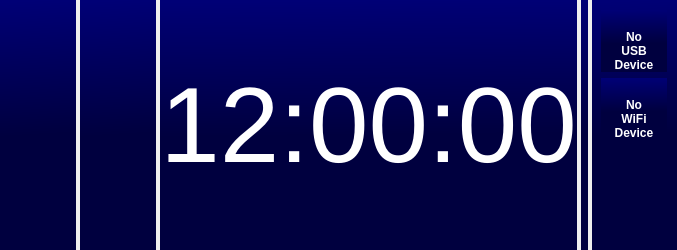
     <widget class="QWidget" name="oldmenuWidget" native="true">
      <property name="sizePolicy">
       <sizepolicy hsizetype="Expanding" vsizetype="Expanding">
        <horstretch>0</horstretch>
        <verstretch>0</verstretch>
       </sizepolicy>
      </property>
      <layout class="QHBoxLayout" name="horizontalLayout_2">
       <property name="spacing">
        <number>4</number>
       </property>
       <property name="leftMargin">
        <number>0</number>
       </property>
       <property name="topMargin">
        <number>0</number>
       </property>
       <property name="rightMargin">
        <number>0</number>
       </property>
       <property name="bottomMargin">
        <number>0</number>
       </property>
       <item>
        <layout class="QVBoxLayout" name="verticalLayout_8">
         <item>
          <layout class="QHBoxLayout" name="horizontalLayout_4">
           <item>
            <widget class="QWidget" name="buttonWidget" native="true">
             <property name="sizePolicy">
              <sizepolicy hsizetype="Fixed" vsizetype="Expanding">
               <horstretch>0</horstretch>
               <verstretch>0</verstretch>
              </sizepolicy>
             </property>
             <property name="styleSheet">
              <string notr="true">background: qlineargradient(spread:pad, x1:0.506, y1:1, x2:0.488682, y2:0, stop:0.460227 rgba(0, 0, 63, 255), stop:1 rgba(0, 0, 118, 255));</string>
             </property>
             <layout class="QVBoxLayout" name="verticalLayout_7">
              <property name="leftMargin">
               <number>10</number>
              </property>
              <property name="topMargin">
               <number>10</number>
              </property>
              <property name="rightMargin">
               <number>0</number>
              </property>
              <property name="bottomMargin">
               <number>10</number>
              </property>
              <item>
               <widget class="QPushButton" name="pushButtonSettings2">
                <property name="sizePolicy">
                 <sizepolicy hsizetype="Fixed" vsizetype="Expanding">
                  <horstretch>0</horstretch>
                  <verstretch>0</verstretch>
                 </sizepolicy>
                </property>
                <property name="minimumSize">
                 <size>
                  <width>66</width>
                  <height>0</height>
                 </size>
                </property>
                <property name="maximumSize">
                 <size>
                  <width>66</width>
                  <height>16777215</height>
                 </size>
                </property>
                <property name="styleSheet">
                 <string notr="true">background-color: transparent;
border-radius: 4px;
outline: none;</string>
                </property>
                <property name="text">
                 <string/>
                </property>
                <property name="icon">
                 <iconset>
                  <normalon>:/settings-hot.png</normalon>
                 </iconset>
                </property>
                <property name="iconSize">
                 <size>
                  <width>50</width>
                  <height>50</height>
                 </size>
                </property>
               </widget>
              </item>
              <item>
               <widget class="QPushButton" name="pushButtonLock2">
                <property name="sizePolicy">
                 <sizepolicy hsizetype="Fixed" vsizetype="Expanding">
                  <horstretch>0</horstretch>
                  <verstretch>0</verstretch>
                 </sizepolicy>
                </property>
                <property name="minimumSize">
                 <size>
                  <width>66</width>
                  <height>0</height>
                 </size>
                </property>
                <property name="maximumSize">
                 <size>
                  <width>66</width>
                  <height>16777215</height>
                 </size>
                </property>
                <property name="styleSheet">
                 <string notr="true">background-color: transparent;
border-radius: 4px;
outline: none;</string>
                </property>
                <property name="text">
                 <string/>
                </property>
                <property name="icon">
                 <iconset>
                  <normalon>:/lock-hot.png</normalon>
                 </iconset>
                </property>
                <property name="iconSize">
                 <size>
                  <width>50</width>
                  <height>50</height>
                 </size>
                </property>
               </widget>
              </item>
              <item>
               <widget class="QPushButton" name="pushButtonMusic2">
                <property name="sizePolicy">
                 <sizepolicy hsizetype="Fixed" vsizetype="Expanding">
                  <horstretch>0</horstretch>
                  <verstretch>0</verstretch>
                 </sizepolicy>
                </property>
                <property name="minimumSize">
                 <size>
                  <width>66</width>
                  <height>0</height>
                 </size>
                </property>
                <property name="maximumSize">
                 <size>
                  <width>66</width>
                  <height>16777215</height>
                 </size>
                </property>
                <property name="styleSheet">
                 <string notr="true">background-color: transparent;
border-radius: 4px;
outline: none;</string>
                </property>
                <property name="text">
                 <string/>
                </property>
                <property name="icon">
                 <iconset>
                  <normalon>:/mp3-hot.png</normalon>
                 </iconset>
                </property>
                <property name="iconSize">
                 <size>
                  <width>50</width>
                  <height>50</height>
                 </size>
                </property>
               </widget>
              </item>
              <item>
               <widget class="QPushButton" name="pushButtonBrightness2">
                <property name="sizePolicy">
                 <sizepolicy hsizetype="Fixed" vsizetype="Expanding">
                  <horstretch>0</horstretch>
                  <verstretch>0</verstretch>
                 </sizepolicy>
                </property>
                <property name="minimumSize">
                 <size>
                  <width>66</width>
                  <height>0</height>
                 </size>
                </property>
                <property name="maximumSize">
                 <size>
                  <width>66</width>
                  <height>16777215</height>
                 </size>
                </property>
                <property name="styleSheet">
                 <string notr="true">background-color: transparent;
border-radius: 4px;
outline: none;</string>
                </property>
                <property name="text">
                 <string/>
                </property>
                <property name="icon">
                 <iconset>
                  <normalon>:/brightness-hot.png</normalon>
                 </iconset>
                </property>
                <property name="iconSize">
                 <size>
                  <width>50</width>
                  <height>50</height>
                 </size>
                </property>
               </widget>
              </item>
              <item>
               <widget class="QPushButton" name="pushButtonToggleGUI2">
                <property name="sizePolicy">
                 <sizepolicy hsizetype="Fixed" vsizetype="Expanding">
                  <horstretch>0</horstretch>
                  <verstretch>0</verstretch>
                 </sizepolicy>
                </property>
                <property name="minimumSize">
                 <size>
                  <width>66</width>
                  <height>0</height>
                 </size>
                </property>
                <property name="maximumSize">
                 <size>
                  <width>66</width>
                  <height>16777215</height>
                 </size>
                </property>
                <property name="styleSheet">
                 <string notr="true">background-color: transparent;
border-radius: 4px;
outline: none;</string>
                </property>
                <property name="text">
                 <string/>
                </property>
                <property name="icon">
                 <iconset>
                  <normalon>:/eye-hot.png</normalon>
                 </iconset>
                </property>
                <property name="iconSize">
                 <size>
                  <width>50</width>
                  <height>50</height>
                 </size>
                </property>
               </widget>
              </item>
              <item>
               <widget class="QPushButton" name="pushButtonExit2">
                <property name="sizePolicy">
                 <sizepolicy hsizetype="Fixed" vsizetype="Expanding">
                  <horstretch>0</horstretch>
                  <verstretch>0</verstretch>
                 </sizepolicy>
                </property>
                <property name="minimumSize">
                 <size>
                  <width>66</width>
                  <height>0</height>
                 </size>
                </property>
                <property name="maximumSize">
                 <size>
                  <width>66</width>
                  <height>16777215</height>
                 </size>
                </property>
                <property name="styleSheet">
                 <string notr="true">background-color: transparent;
border-radius: 4px;
outline: none;</string>
                </property>
                <property name="text">
                 <string/>
                </property>
                <property name="icon">
                 <iconset>
                  <normalon>:/power-hot.png</normalon>
                 </iconset>
                </property>
                <property name="iconSize">
                 <size>
                  <width>50</width>
                  <height>50</height>
                 </size>
                </property>
               </widget>
              </item>
             </layout>
            </widget>
           </item>
           <item>
            <widget class="QWidget" name="exitWidget" native="true">
             <property name="sizePolicy">
              <sizepolicy hsizetype="Fixed" vsizetype="Expanding">
               <horstretch>0</horstretch>
               <verstretch>0</verstretch>
              </sizepolicy>
             </property>
             <property name="styleSheet">
              <string notr="true">background: qlineargradient(spread:pad, x1:0.506, y1:1, x2:0.488682, y2:0, stop:0.460227 rgba(0, 0, 63, 255), stop:1 rgba(0, 0, 118, 255));</string>
             </property>
             <layout class="QVBoxLayout" name="verticalLayout_9">
              <property name="leftMargin">
               <number>10</number>
              </property>
              <property name="topMargin">
               <number>10</number>
              </property>
              <property name="rightMargin">
               <number>0</number>
              </property>
              <property name="bottomMargin">
               <number>10</number>
              </property>
              <item>
               <widget class="QPushButton" name="pushButtonShutdown2">
                <property name="sizePolicy">
                 <sizepolicy hsizetype="Fixed" vsizetype="Expanding">
                  <horstretch>0</horstretch>
                  <verstretch>0</verstretch>
                 </sizepolicy>
                </property>
                <property name="minimumSize">
                 <size>
                  <width>66</width>
                  <height>0</height>
                 </size>
                </property>
                <property name="maximumSize">
                 <size>
                  <width>66</width>
                  <height>16777215</height>
                 </size>
                </property>
                <property name="styleSheet">
                 <string notr="true">background-color: transparent;
border-radius: 4px;
border: 2px
                  </string>
                </property>
                <property name="text">
                 <string/>
                </property>
                <property name="icon">
                 <iconset>
                  <normalon>:/power-hot.png</normalon>
                 </iconset>
                </property>
                <property name="iconSize">
                 <size>
                  <width>50</width>
                  <height>50</height>
                 </size>
                </property>
               </widget>
              </item>
              <item>
               <widget class="QPushButton" name="pushButtonReboot2">
                <property name="sizePolicy">
                 <sizepolicy hsizetype="Fixed" vsizetype="Expanding">
                  <horstretch>0</horstretch>
                  <verstretch>0</verstretch>
                 </sizepolicy>
                </property>
                <property name="minimumSize">
                 <size>
                  <width>66</width>
                  <height>0</height>
                 </size>
                </property>
                <property name="maximumSize">
                 <size>
                  <width>66</width>
                  <height>16777215</height>
                 </size>
                </property>
                <property name="styleSheet">
                 <string notr="true">background-color: transparent;
border-radius: 4px;
border: 2px;
outline: none;</string>
                </property>
                <property name="text">
                 <string/>
                </property>
                <property name="icon">
                 <iconset>
                  <normalon>:/reboot-hot.png</normalon>
                 </iconset>
                </property>
                <property name="iconSize">
                 <size>
                  <width>50</width>
                  <height>50</height>
                 </size>
                </property>
               </widget>
              </item>
              <item>
               <widget class="QPushButton" name="pushButtonCancel2">
                <property name="sizePolicy">
                 <sizepolicy hsizetype="Fixed" vsizetype="Expanding">
                  <horstretch>0</horstretch>
                  <verstretch>0</verstretch>
                 </sizepolicy>
                </property>
                <property name="minimumSize">
                 <size>
                  <width>66</width>
                  <height>0</height>
                 </size>
                </property>
                <property name="maximumSize">
                 <size>
                  <width>66</width>
                  <height>16777215</height>
                 </size>
                </property>
                <property name="styleSheet">
                 <string notr="true">background-color: transparent;
border-radius: 4px;
border: 2px;
outline: none;</string>
                </property>
                <property name="text">
                 <string/>
                </property>
                <property name="icon">
                 <iconset>
                  <normalon>:/back-hot.png</normalon>
                 </iconset>
                </property>
                <property name="iconSize">
                 <size>
                  <width>50</width>
                  <height>50</height>
                 </size>
                </property>
               </widget>
              </item>
             </layout>
            </widget>
           </item>
           <item>
            <widget class="QLabel" name="bigClock">
             <property name="sizePolicy">
              <sizepolicy hsizetype="Expanding" vsizetype="Expanding">
               <horstretch>0</horstretch>
               <verstretch>0</verstretch>
              </sizepolicy>
             </property>
             <property name="font">
              <font>
               <pointsize>80</pointsize>
               <weight>50</weight>
               <bold>false</bold>
              </font>
             </property>
             <property name="styleSheet">
              <string notr="true">color: rgb(255, 255, 255);
background: qlineargradient(spread:pad, x1:0.506, y1:1, x2:0.488682, y2:0, stop:0.460227 rgba(0, 0, 63, 255), stop:1 rgba(0, 0, 118, 255));</string>
             </property>
             <property name="text">
              <string>12:00:00</string>
             </property>
             <property name="alignment">
              <set>Qt::AlignCenter</set>
             </property>
            </widget>
           </item>
           <item>
            <widget class="QLabel" name="oldmenuDummy">
             <property name="sizePolicy">
              <sizepolicy hsizetype="Expanding" vsizetype="Expanding">
               <horstretch>0</horstretch>
               <verstretch>0</verstretch>
              </sizepolicy>
             </property>
             <property name="styleSheet">
              <string notr="true">background: qlineargradient(spread:pad, x1:0.506, y1:1, x2:0.488682, y2:0, stop:0.460227 rgba(0, 0, 63, 255), stop:1 rgba(0, 0, 118, 255));</string>
             </property>
             <property name="text">
              <string/>
             </property>
            </widget>
           </item>
           <item>
            <widget class="QWidget" name="verticalWidget_2" native="true">
             <property name="sizePolicy">
              <sizepolicy hsizetype="Fixed" vsizetype="Expanding">
               <horstretch>0</horstretch>
               <verstretch>0</verstretch>
              </sizepolicy>
             </property>
             <property name="styleSheet">
              <string notr="true">background: qlineargradient(spread:pad, x1:0.506, y1:1, x2:0.488682, y2:0, stop:0.460227 rgba(0, 0, 63, 255), stop:1 rgba(0, 0, 118, 255));</string>
             </property>
             <layout class="QVBoxLayout" name="verticalLayout_6">
              <property name="topMargin">
               <number>10</number>
              </property>
              <property name="rightMargin">
               <number>10</number>
              </property>
              <property name="bottomMargin">
               <number>10</number>
              </property>
              <item>
               <widget class="QWidget" name="AAUSBWidget2" native="true">
                <property name="sizePolicy">
                 <sizepolicy hsizetype="Fixed" vsizetype="Expanding">
                  <horstretch>0</horstretch>
                  <verstretch>0</verstretch>
                 </sizepolicy>
                </property>
                <layout class="QVBoxLayout" name="verticalLayout_11">
                 <property name="leftMargin">
                  <number>0</number>
                 </property>
                 <property name="topMargin">
                  <number>0</number>
                 </property>
                 <property name="rightMargin">
                  <number>0</number>
                 </property>
                 <property name="bottomMargin">
                  <number>0</number>
                 </property>
                 <item>
                  <widget class="QPushButton" name="pushButtonAndroidAuto2">
                   <property name="sizePolicy">
                    <sizepolicy hsizetype="Fixed" vsizetype="Expanding">
                     <horstretch>0</horstretch>
                     <verstretch>0</verstretch>
                    </sizepolicy>
                   </property>
                   <property name="minimumSize">
                    <size>
                     <width>66</width>
                     <height>0</height>
                    </size>
                   </property>
                   <property name="maximumSize">
                    <size>
                     <width>66</width>
                     <height>16777215</height>
                    </size>
                   </property>
                   <property name="styleSheet">
                    <string notr="true">background-color: transparent;
border-radius: 4px;
border: 2px;
outline: none;</string>
                   </property>
                   <property name="text">
                    <string/>
                   </property>
                   <property name="icon">
                    <iconset>
                     <normalon>:/aausb-hot.png</normalon>
                    </iconset>
                   </property>
                   <property name="iconSize">
                    <size>
                     <width>50</width>
                     <height>50</height>
                    </size>
                   </property>
                  </widget>
                 </item>
                 <item>
                  <widget class="QPushButton" name="pushButtonNoDevice2">
                   <property name="sizePolicy">
                    <sizepolicy hsizetype="Fixed" vsizetype="Expanding">
                     <horstretch>0</horstretch>
                     <verstretch>0</verstretch>
                    </sizepolicy>
                   </property>
                   <property name="minimumSize">
                    <size>
                     <width>66</width>
                     <height>0</height>
                    </size>
                   </property>
                   <property name="maximumSize">
                    <size>
                     <width>66</width>
                     <height>16777215</height>
                    </size>
                   </property>
                   <property name="font">
                    <font>
                     <weight>75</weight>
                     <bold>true</bold>
                    </font>
                   </property>
                   <property name="styleSheet">
                    <string notr="true">color: rgb(255, 255, 255);
background-color: transparent;
border-radius: 4px;
border: 2px;
outline: none;</string>
                   </property>
                   <property name="text">
                    <string>No
USB
Device</string>
                   </property>
                  </widget>
                 </item>
                </layout>
               </widget>
              </item>
              <item>
               <widget class="QWidget" name="AAWIFIWidget2" native="true">
                <property name="sizePolicy">
                 <sizepolicy hsizetype="Fixed" vsizetype="Expanding">
                  <horstretch>0</horstretch>
                  <verstretch>0</verstretch>
                 </sizepolicy>
                </property>
                <layout class="QVBoxLayout" name="verticalLayout_12">
                 <property name="leftMargin">
                  <number>0</number>
                 </property>
                 <property name="topMargin">
                  <number>0</number>
                 </property>
                 <property name="rightMargin">
                  <number>0</number>
                 </property>
                 <property name="bottomMargin">
                  <number>0</number>
                 </property>
                 <item>
                  <widget class="QPushButton" name="pushButtonWifi2">
                   <property name="sizePolicy">
                    <sizepolicy hsizetype="Fixed" vsizetype="Expanding">
                     <horstretch>0</horstretch>
                     <verstretch>0</verstretch>
                    </sizepolicy>
                   </property>
                   <property name="minimumSize">
                    <size>
                     <width>66</width>
                     <height>0</height>
                    </size>
                   </property>
                   <property name="maximumSize">
                    <size>
                     <width>66</width>
                     <height>16777215</height>
                    </size>
                   </property>
                   <property name="styleSheet">
                    <string notr="true">background-color: transparent;
border-radius: 4px;
border: 2px;
outline: none;</string>
                   </property>
                   <property name="text">
                    <string/>
                   </property>
                   <property name="icon">
                    <iconset>
                     <normalon>:/aawifi-hot.png</normalon>
                    </iconset>
                   </property>
                   <property name="iconSize">
                    <size>
                     <width>50</width>
                     <height>50</height>
                    </size>
                   </property>
                  </widget>
                 </item>
                 <item>
                  <widget class="QPushButton" name="pushButtonNoWiFiDevice2">
                   <property name="sizePolicy">
                    <sizepolicy hsizetype="Fixed" vsizetype="Expanding">
                     <horstretch>0</horstretch>
                     <verstretch>0</verstretch>
                    </sizepolicy>
                   </property>
                   <property name="minimumSize">
                    <size>
                     <width>66</width>
                     <height>0</height>
                    </size>
                   </property>
                   <property name="maximumSize">
                    <size>
                     <width>66</width>
                     <height>16777215</height>
                    </size>
                   </property>
                   <property name="font">
                    <font>
                     <weight>75</weight>
                     <bold>true</bold>
                    </font>
                   </property>
                   <property name="styleSheet">
                    <string notr="true">color: rgb(255, 255, 255);
background-color: transparent;
border-radius: 4px;
border: 2px;
outline: none;</string>
                   </property>
                   <property name="text">
                    <string>No
WiFi
Device</string>
                   </property>
                  </widget>
                 </item>
                </layout>
               </widget>
              </item>
              <item>
               <widget class="QPushButton" name="pushButtonDay2">
                <property name="sizePolicy">
                 <sizepolicy hsizetype="Fixed" vsizetype="Expanding">
                  <horstretch>0</horstretch>
                  <verstretch>0</verstretch>
                 </sizepolicy>
                </property>
                <property name="minimumSize">
                 <size>
                  <width>66</width>
                  <height>0</height>
                 </size>
                </property>
                <property name="maximumSize">
                 <size>
                  <width>66</width>
                  <height>16777215</height>
                 </size>
                </property>
                <property name="styleSheet">
                 <string notr="true">background-color: transparent;
border-radius: 4px;
border: 2px;
outline: none;</string>
                </property>
                <property name="text">
                 <string/>
                </property>
                <property name="icon">
                 <iconset>
                  <normalon>:/day-hot.png</normalon>
                 </iconset>
                </property>
                <property name="iconSize">
                 <size>
                  <width>50</width>
                  <height>50</height>
                 </size>
                </property>
               </widget>
              </item>
              <item>
               <widget class="QPushButton" name="pushButtonNight2">
                <property name="sizePolicy">
                 <sizepolicy hsizetype="Fixed" vsizetype="Expanding">
                  <horstretch>0</horstretch>
                  <verstretch>0</verstretch>
                 </sizepolicy>
                </property>
                <property name="minimumSize">
                 <size>
                  <width>66</width>
                  <height>0</height>
                 </size>
                </property>
                <property name="maximumSize">
                 <size>
                  <width>66</width>
                  <height>16777215</height>
                 </size>
                </property>
                <property name="styleSheet">
                 <string notr="true">background-color: transparent;
border-radius: 4px;
border: 2px;
outline: none;</string>
                </property>
                <property name="text">
                 <string/>
                </property>
                <property name="icon">
                 <iconset>
                  <normalon>:/night-hot.png</normalon>
                 </iconset>
                </property>
                <property name="iconSize">
                 <size>
                  <width>50</width>
                  <height>50</height>
                 </size>
                </property>
               </widget>
              </item>
              <item>
               <widget class="QPushButton" name="pushButtonCameraShow2">
                <property name="sizePolicy">
                 <sizepolicy hsizetype="Fixed" vsizetype="Expanding">
                  <horstretch>0</horstretch>
                  <verstretch>0</verstretch>
                 </sizepolicy>
                </property>
                <property name="minimumSize">
                 <size>
                  <width>66</width>
                  <height>0</height>
                 </size>
                </property>
                <property name="maximumSize">
                 <size>
                  <width>66</width>
                  <height>16777215</height>
                 </size>
                </property>
                <property name="styleSheet">
                 <string notr="true">background-color: transparent;
border-radius: 4px;
border: 2px;
outline: none;</string>
                </property>
                <property name="text">
                 <string/>
                </property>
                <property name="icon">
                 <iconset>
                  <normalon>:/camera-hot.png</normalon>
                 </iconset>
                </property>
                <property name="iconSize">
                 <size>
                  <width>50</width>
                  <height>50</height>
                 </size>
                </property>
               </widget>
              </item>
              <item>
               <widget class="QPushButton" name="pushButtonVolume2">
                <property name="sizePolicy">
                 <sizepolicy hsizetype="Fixed" vsizetype="Expanding">
                  <horstretch>0</horstretch>
                  <verstretch>0</verstretch>
                 </sizepolicy>
                </property>
                <property name="minimumSize">
                 <size>
                  <width>66</width>
                  <height>0</height>
                 </size>
                </property>
                <property name="maximumSize">
                 <size>
                  <width>66</width>
                  <height>16777215</height>
                 </size>
                </property>
                <property name="styleSheet">
                 <string notr="true">background-color: transparent;
border-radius: 4px;
border: 2px;
outline: none;</string>
                </property>
                <property name="text">
                 <string/>
                </property>
                <property name="icon">
                 <iconset>
                  <normalon>:/volume-hot.png</normalon>
                 </iconset>
                </property>
                <property name="iconSize">
                 <size>
                  <width>50</width>
                  <height>50</height>
                 </size>
                </property>
               </widget>
              </item>
              <item>
               <widget class="QPushButton" name="pushButtonDebug2">
                <property name="sizePolicy">
                 <sizepolicy hsizetype="Fixed" vsizetype="Expanding">
                  <horstretch>0</horstretch>
                  <verstretch>0</verstretch>
                 </sizepolicy>
                </property>
                <property name="minimumSize">
                 <size>
                  <width>66</width>
                  <height>0</height>
                 </size>
                </property>
                <property name="maximumSize">
                 <size>
                  <width>66</width>
                  <height>16777215</height>
                 </size>
                </property>
                <property name="styleSheet">
                 <string notr="true">background-color: transparent;
border-radius: 4px;
border: 2px;
outline: none;</string>
                </property>
                <property name="text">
                 <string/>
                </property>
                <property name="icon">
                 <iconset>
                  <normalon>:/bug-hot.png</normalon>
                 </iconset>
                </property>
                <property name="iconSize">
                 <size>
                  <width>50</width>
                  <height>50</height>
                 </size>
                </property>
               </widget>
              </item>
             </layout>
            </widget>
           </item>
          </layout>
         </item>
        </layout>
       </item>
      </layout>
     </widget>
